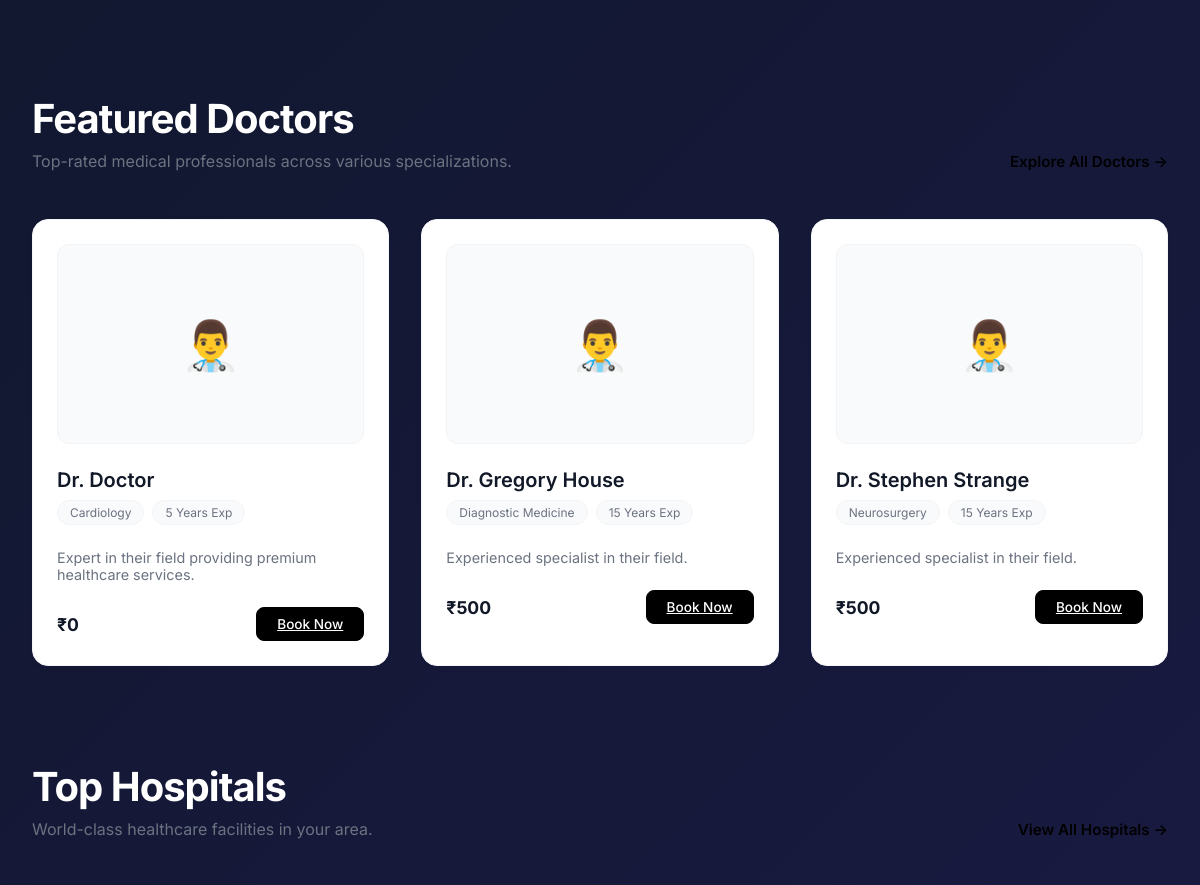
Page / (signed in, middle part) on the earlier database version.
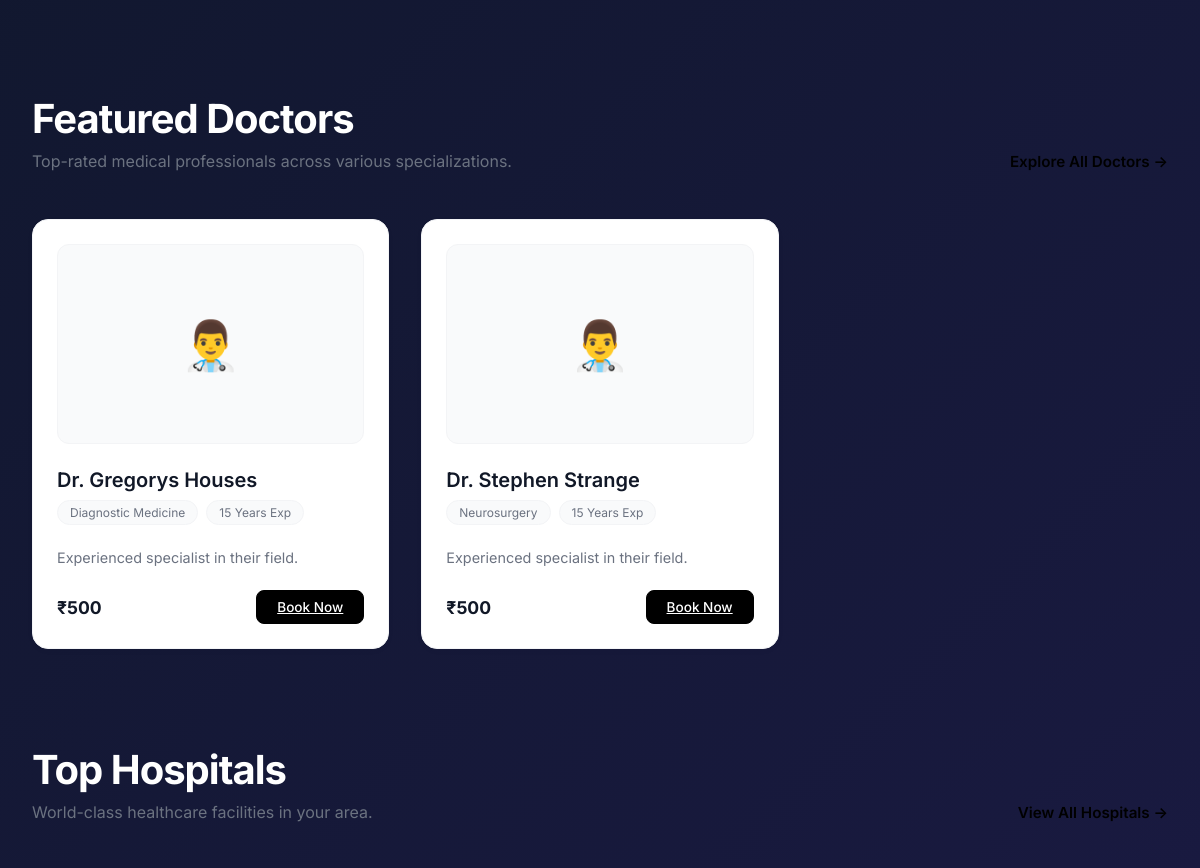
Same page on the later database version.
### accounts/models.py (models this page shows, shortened)
class DoctorProfile(models.Model):
    user = models.OneToOneField(User, on_delete=models.CASCADE)
    hospital = models.ForeignKey('core.Hospital', on_delete=models.CASCADE)
    specialization = models.CharField(max_length=100)
    experience_years = models.IntegerField(default=0)
    doctor_pic = models.ImageField(upload_to='profiles/doctors', blank=True, null=True)
    fees_online = models.IntegerField(default=0)
    fees_offline = models.IntegerField(default=0)
    bio = models.TextField(blank=True)
    is_available = models.BooleanField(default=True)

class User(AbstractUser):
    ROLE_CHOICES = (
        ('PATIENT', 'Patient'),
        ('DOCTOR', 'Doctor'),
        ('ADMIN', 'Admin'),
    )
    role = models.CharField(max_length=20, choices=ROLE_CHOICES)
    phone = models.CharField(max_length=15, blank=True)

### core/views.py (the view, shortened to what this page needs)
# urls.py: path('', home_view, name='home'),
def home_view(request):
    context = {}
    if request.user.is_authenticated:
        context['featured_doctors'] = DoctorProfile.objects.filter(is_available=True)[:4]
        context['hospitals'] = Hospital.objects.all()[:4]
    return render(request, 'core/home.html', context)

### templates/core/home.html (shortened to what this page needs)
{% extends 'base.html' %}
{% block content %}
<section class="section-container">
    <div class="section-header">
        <div class="section-title">
            <h2 style="color:white">Featured Doctors</h2>
            <p>Top-rated medical professionals across various specializations.</p>
        </div>
        <a href="{% url 'find_doctors' %}" class="view-all">Explore All Doctors →</a>
    </div>
    <div class="cards-grid">
        {% for doctor in featured_doctors %}
        <div class="glass-card entity-card">
            <div class="entity-img">👨‍⚕️</div>
            <div class="entity-info">
                <h3>Dr. {{ doctor.user.get_full_name|default:doctor.user.username }}</h3>
                <div class="tags">
                    <span class="tag">{{ doctor.specialization }}</span>
                    <span class="tag">{{ doctor.experience_years }} Years Exp</span>
                </div>
                <p>{{ doctor.bio|truncatewords:15|default:"Expert in their field providing premium healthcare services."  }}</p>
                <div style="display: flex; justify-content: space-between; align-items: center; margin-top: 1rem;">
                    <span style="font-weight: 700; color: var(--text-main); font-size: 1.1rem;">
                        ₹{{ doctor.fees_online  }}</span>
                    <a href="{% url 'book_appointment' doctor.id %}" class="btn hero-btn primary"
                        style="padding: 0.5rem 1.25rem; font-size: 0.85rem;">Book Now</a>
                </div>
            </div>
        </div>
        {% empty %}
        <p style="color: var(--text-muted);">No doctors available at the moment.</p>
        {% endfor %}
    </div>
</section>
<section class="section-container" style="margin-bottom: 8rem;">
    <div class="section-header">
        <div class="section-title">
            <h2 style="color:white">Top Hospitals</h2>
            <p>World-class healthcare facilities in your area.</p>
        </div>
        <a href="{% url 'hospital_list' %}" class="view-all">View All Hospitals →</a>
    </div>
</section>
{% endblock %}

Differences in the rows shown:
removed DoctorProfile: user.get_full_name "Doctor", specialization "Cardiology", experience_years "5", bio "Expert in their field providing premium healthcare services.", fees_online "0"
changed DoctorProfile "Diagnostic Medicine": user.get_full_name "Gregory House" → "Gregorys Houses"
